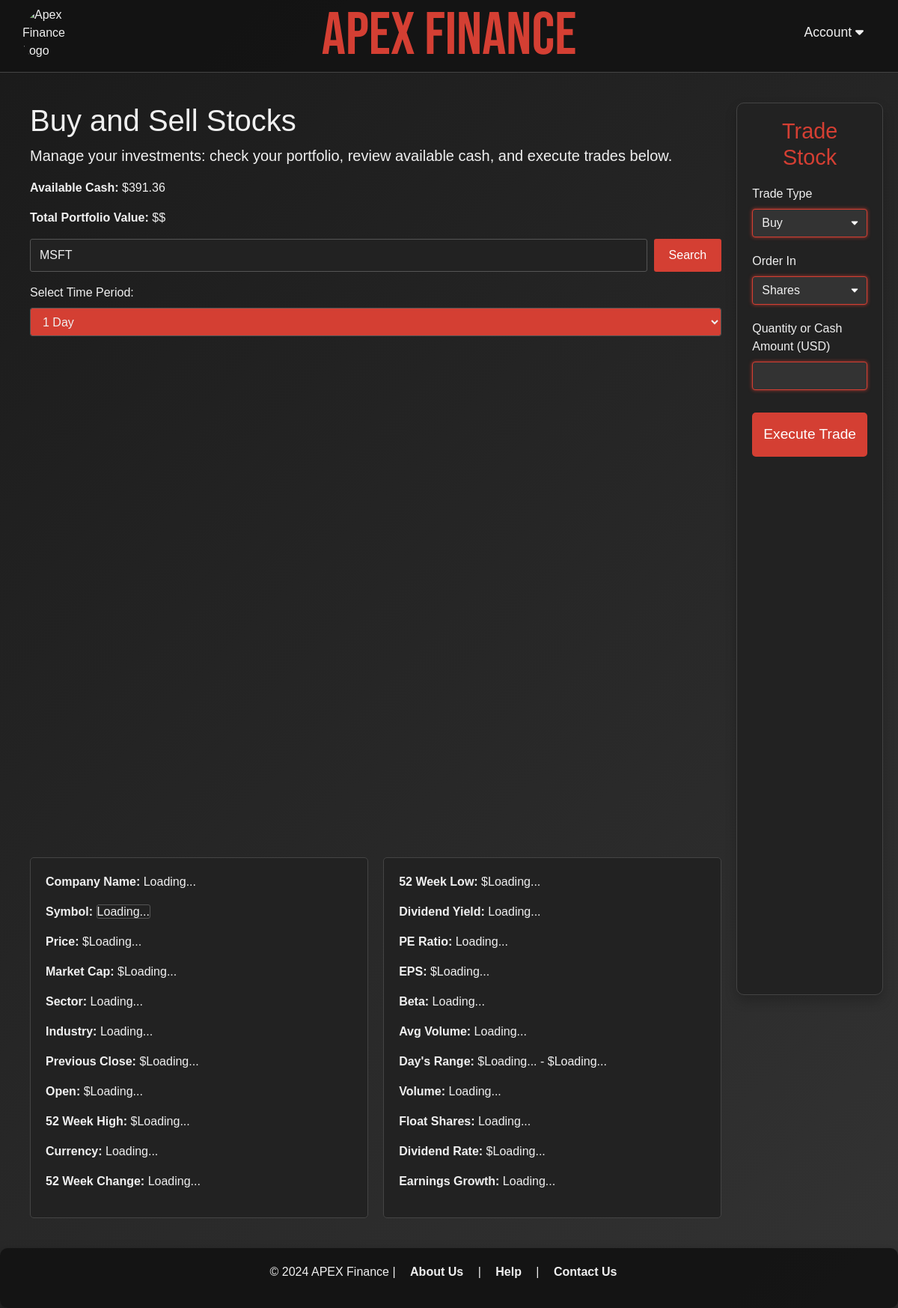
The app's page /buySell (signed in), older data.
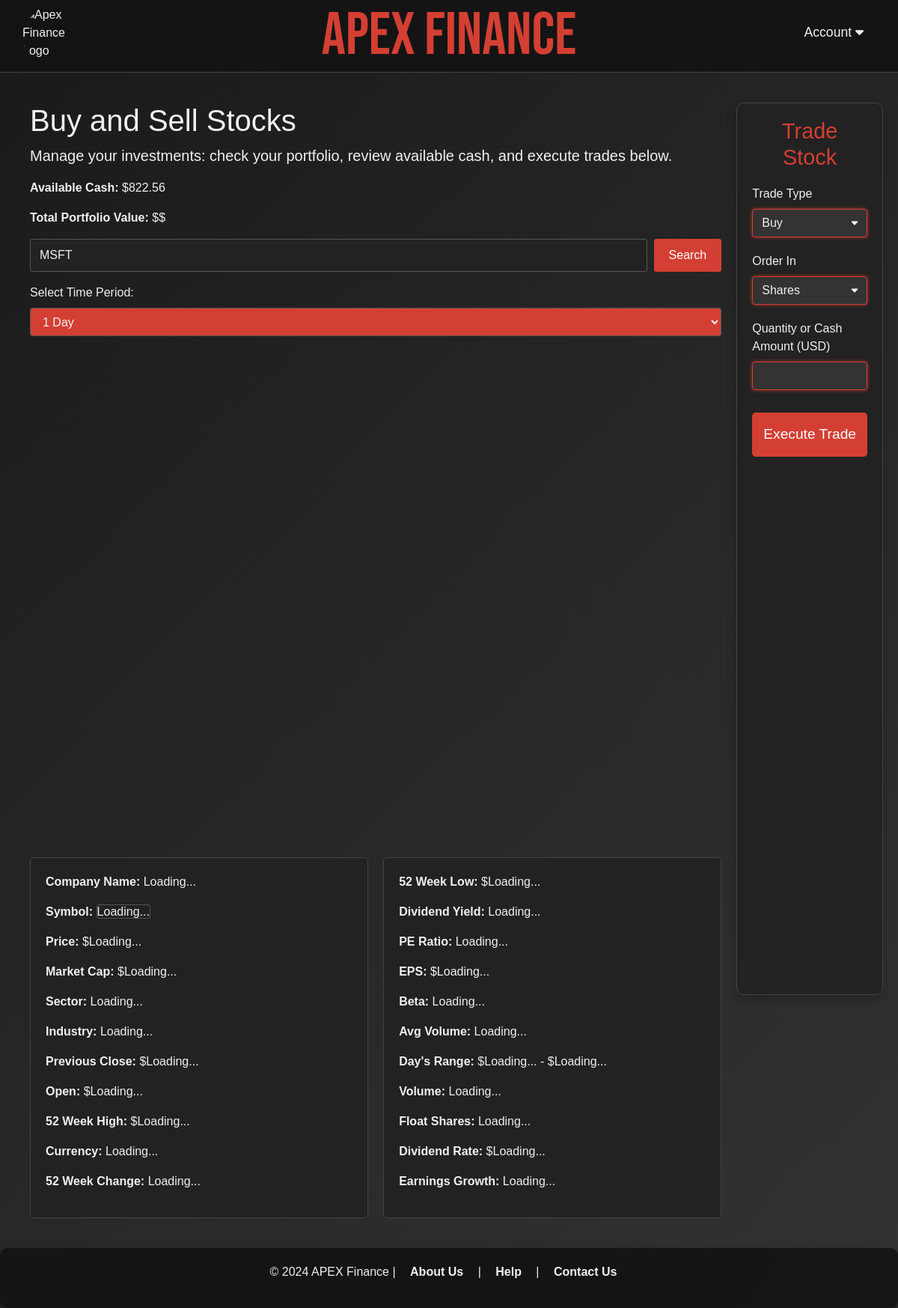
The same page, newer data.
### users/models.py (models this page shows, shortened)
class Profile(models.Model):
    user = models.OneToOneField(User, on_delete=models.CASCADE)
    available_cash = models.DecimalField(max_digits=10, decimal_places=2, default=10000.00)  # Store user's balance

### dashboard/views.py (the view)
# urls.py: path('buySell', views.buySell, name='buySell'),
@login_required(login_url='/users/login_user')
def buySell(request):
    profile = request.user.profile
    available_cash = profile.available_cash
    user_stocks = UserStock.objects.filter(profile=profile)
    query = request.session.get('query', None)
    return render(request, 'dashboard/buySell.html', {
        'available_cash': available_cash,
        'user_stocks': user_stocks,
        'company_name': query,
    })

### dashboard/templates/dashboard/buySell.html (shortened to what this page needs)
{% load static %}
<!DOCTYPE html>
<html lang="en">
    <head>
        <link rel="stylesheet" href="https://cdnjs.cloudflare.com/ajax/libs/font-awesome/6.0.0-beta3/css/all.min.css">
        <link rel="stylesheet" href="https://maxcdn.bootstrapcdn.com/bootstrap/4.0.0/css/bootstrap.min.css">
        <link href="{% static 'dashboard/buySell.css' %}" rel="stylesheet">
      </head>
<body>
    <header>
        <img src="{% static 'images/ApexLogo.png' %}" alt="Apex Finance Logo" class="logo">
        <h1 class="title"><a href="{% url 'dashboard' %}" title="Explore APEX FINANCE">APEX FINANCE</a></h1>
            <div class="right-items">
                <div class="dropdown">
                    <a href="#" class="dropbtn">Account <i class="fas fa-caret-down"></i></a>
            </div>
    </header>
    <div class="container" style="display: flex; flex-direction: row;">
        <main>
            <div class="stock-info">
                <h1 class="cover-heading">Buy and Sell Stocks</h1>
                <p class="lead">Manage your investments: check your portfolio, review available cash, and execute trades below.</p>
                <section class="portfolio-summary" aria-labelledby="portfolio-heading">
                    <p>
                        <strong>Available Cash:</strong>
                        $<span id="availableCash">{{ available_cash }}</span>
                    </p>
                    <p>
                        <strong>Total Portfolio Value:</strong>
                        $<span id="totalPortfolioValue">${{ total_value }}</span>
                    </p>
                </section>
                <div class="input-group mb-3">
                    <input id="symbol" type="text" class="form-control" placeholder="Enter Stock ETF or Mutual Fund Symbol" aria-label="Stock, ETF or Mutual Fund" aria-describedby="basic-addon2" oninput="this.value = this.value.toUpperCase();">
                    <div class="input-group-append">
                        <button class="btn btn-outline-secondary" type="button" onclick="site.SubmitForm();">Search</button>
                    </div>
                </div>
                <div class="form-group">
                    <label for="period">Select Time Period:</label>
                    <select class="form-control" id="period">
                      <option value="1d">1 Day</option>
                    </select>
                </div>
                <div id="chart_container"></div>
            <div id="stock_info_container">
                <div id="stock_info">
                    <p><strong>Company Name:</strong> <span id="companyName">Loading...</span></p>
                    <p><strong>Symbol:</strong> <span id="symbol">Loading...</span></p>
                    <p><strong>Price:</strong> $<span id="currentPrice">Loading...</span></p>
                    <p><strong>Market Cap:</strong> $<span id="marketCap">Loading...</span></p>
                    <p><strong>Sector:</strong> <span id="sector">Loading...</span></p>
                    <p><strong>Industry:</strong> <span id="industry">Loading...</span></p>
                    <p><strong>Previous Close:</strong> $<span id="previousClose">Loading...</span></p>
                    <p><strong>Open:</strong> $<span id="openPrice">Loading...</span></p>
                    <p><strong>52 Week High:</strong> $<span id="fiftyTwoWeekHigh">Loading...</span></p>
                    <p><strong>Currency:</strong> <span id="currency">Loading...</span></p>
                    <p><strong>52 Week Change:</strong> <span id="fiftyTwoWeekChange">Loading...</span></p>
                    </div>
                    <div id="extra_info">
                    <p><strong>52 Week Low:</strong> $<span id="fiftyTwoWeekLow">Loading...</span></p>
                    <p><strong>Dividend Yield:</strong> <span id="dividendYield">Loading...</span></p>
                    <p><strong>PE Ratio:</strong> <span id="peRatio">Loading...</span></p>
                    <p><strong>EPS:</strong> $<span id="eps">Loading...</span></p>
                    <p><strong>Beta:</strong> <span id="beta">Loading...</span></p>
                    <p><strong>Avg Volume:</strong> <span id="avgVolume">Loading...</span></p>
                    <p><strong>Day's Range:</strong> $<span id="dayLow">Loading...</span> - $<span id="dayHigh">Loading...</span></p>
                    <p><strong>Volume:</strong> <span id="volume">Loading...</span></p>
                    <p><strong>Float Shares:</strong> <span id="floatShares">Loading...</span></p>
                    <p><strong>Dividend Rate:</strong> $<span id="dividendRate">Loading...</span></p>
                    <p><strong>Earnings Growth:</strong> <span id="earningsGrowth">Loading...</span></p>
                </div>
            </div>
        </main>
        <div class="buy-sell-forms expanded">
            <div class="buy-sell-container">
                <form action="{% url 'execute_trade' %}" method="POST" class="mb-3">
                    <h4>Trade Stock</h4>
                    <div class="form-group">
                        <label for="trade_type">Trade Type</label>
                        <select name="trade_type" id="trade_type" class="form-control" required>
                            <option value="buy">Buy</option>
                        </select>
                    </div>
                    <div class="form-group">
                        <label for="order_type">Order In</label>
                        <select name="order_type" id="order_type" class="form-control" required>
                            <option value="shares">Shares</option>
                        </select>
                    </div>
                    <div class="form-group" id="quantity_input">
                        <label for="stock_quantity">Quantity or Cash Amount (USD)</label>
                        <input type="number" name="stock_quantity" id="stock_quantity" class="form-control" min="0.01" max="99999999.99" step="0.01" required>
                    </div>
                    <button type="submit" class="btn btn-primary">Execute Trade</button>
                </form>
            </div>
        </div>
    </div>
    <footer class="matching-style">
        <p>&copy; 2024 APEX Finance | <a href="{% url 'aboutUs' %}">About Us</a> | <a href="{% url 'FAQS' %}">Help</a> | <a href="{% url 'FAQS' %}"> Contact Us </a></p>
    </footer>
</body>
</html>

### static/dashboard/buySell.css (style rules this page uses)
html, body { font-family: Arial, sans-serif; margin: 0; padding: 0; background: linear-gradient(135deg, #1a1a1a, #333); color: #f0f0f0; height: 100%; display: flex; flex-direction: column; min-height: 100vh; overflow-x: hidden; }
.container { max-width: 1400px; margin: 0 auto; padding: 20px; flex: 1; width: 100%; }
header { background-color: rgba(20, 20, 20, 0.95); padding: 30px 30px 40px; border-bottom: 1px solid #444; display: flex; align-items: center; position: relative; }
.logo { width: 80px; height: 80px; border-radius: 50%; position: absolute; left: 30px; top: 50%; transform: translateY(-50%); }
.title { position: absolute; left: 50%; top: 50%; transform: translate(-50%, -50%); font-family: 'Bebas Neue', sans-serif; font-size: 5em; color: #D43F33; margin: 0; text-align: center; }
.title a { color: #D43F33; text-decoration: none; }
.right-items .dropdown { position: relative; display: inline-block; }
.right-items .dropdown .dropbtn { background-color: transparent; color: #f0f0f0; text-decoration: none; padding: 10px 16px; font-size: 1.1em; border: none; cursor: pointer; }
.right-items { display: flex; align-items: center; margin-left: auto; }
#symbol { background-color: #222; color: #f0f0f0; border: 1px solid #555; border-radius: 3px; }
#symbol + .input-group-append .btn { background-color: #D43F33; color: #fff; margin-left: 10px; border: none; border-radius: 3px; padding: 10px 20px; cursor: pointer; }
#period { background-color: #D43F33; color: #f0f0f0; border: 1px solid #555; border-radius: 3px; }
main { width: 100%; max-width: 1075px; margin: 0 auto; padding: 20px; }
.buy-sell-forms.expanded { flex: 1; max-width: 350px; padding: 20px; background-color: #222; border: 1px solid #444; border-radius: 10px; margin-top: 20px; margin-right: 0; margin-left: auto; box-shadow: 0 8px 16px rgba(0, 0, 0, 0.2); height: 1192px; }
.buy-sell-forms.expanded .form-group { margin-bottom: 20px; }
.buy-sell-forms.expanded h4 { font-size: 1.8em; color: #D43F33; margin-bottom: 20px; text-align: center; }
.buy-sell-forms.expanded .form-control { border: 1px solid #555; background-color: #333; color: #f0f0f0; border-color: #D43F33; box-shadow: 0 0 5px rgba(212, 63, 51, 0.8); }
.buy-sell-forms.expanded select.form-control { appearance: none; background-repeat: no-repeat; background-position: right 10px center; background-size: 12px 12px; padding-right: 40px; opacity: 1; }
.buy-sell-forms.expanded .btn { width: 100%; padding: 15px; font-size: 1.2em; background-color: #D43F33; color: #fff; border: none; border-radius: 5px; cursor: pointer; margin-top: 10px; transition: background-color 0.3s ease; }
#chart_container { flex: 2; width: 100%; margin-bottom: 30px; height: 650px; }
#stock_info_container { display: flex; justify-content: flex-start; gap: 20px; width: 100%; height: auto; }
#stock_info { flex: 1; background-color: #222; padding: 20px; border-radius: 5px; border: 1px solid #444; height: auto; }
#extra_info { flex: 1; background-color: #222; padding: 20px; border-radius: 5px; border: 1px solid #444; height: auto; }
.matching-style { background-color: rgba(20, 20, 20, 0.95); border: none; box-shadow: 0 8px 16px rgba(0, 0, 0, 0.5); border-radius: 10px; }
footer { text-align: center; padding: 20px; background-color: rgba(20, 20, 20, 0.95); color: #f0f0f0; width: 100%; border: none; margin-top: 0; }
footer a { color: #f0f0f0; text-decoration: none; font-weight: bold; margin: 0 15px; }

Row changes from the older to the newer data that the page shows:
changed Profile: available_cash "391.36" → "822.56"
